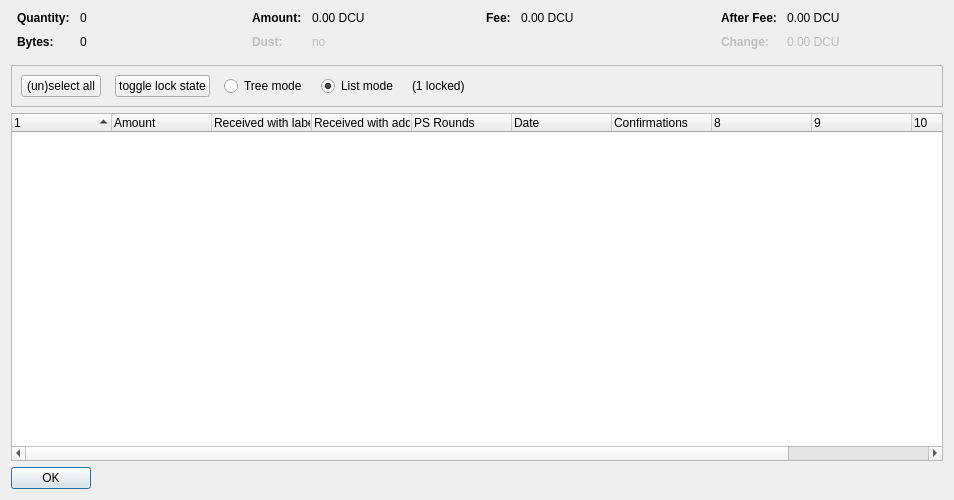
<?xml version="1.0" encoding="UTF-8"?>
<ui version="4.0">
 <class>CoinControlDialog</class>
 <widget class="QDialog" name="CoinControlDialog">
  <property name="geometry">
   <rect>
    <x>0</x>
    <y>0</y>
    <width>954</width>
    <height>500</height>
   </rect>
  </property>
  <property name="windowTitle">
   <string>Coin Selection</string>
  </property>
  <layout class="QVBoxLayout" name="verticalLayout">
   <item>
    <layout class="QHBoxLayout" name="horizontalLayoutTop" stretch="0,0,0,0">
     <property name="topMargin">
      <number>0</number>
     </property>
     <property name="bottomMargin">
      <number>10</number>
     </property>
     <item>
      <layout class="QFormLayout" name="formLayoutCoinControl1">
       <property name="horizontalSpacing">
        <number>10</number>
       </property>
       <property name="verticalSpacing">
        <number>10</number>
       </property>
       <property name="leftMargin">
        <number>6</number>
       </property>
       <property name="rightMargin">
        <number>6</number>
       </property>
       <item row="0" column="0">
        <widget class="QLabel" name="labelCoinControlQuantityText">
         <property name="font">
          <font>
           <weight>75</weight>
           <bold>true</bold>
          </font>
         </property>
         <property name="text">
          <string>Quantity:</string>
         </property>
        </widget>
       </item>
       <item row="0" column="1">
        <widget class="QLabel" name="labelCoinControlQuantity">
         <property name="cursor">
          <cursorShape>IBeamCursor</cursorShape>
         </property>
         <property name="contextMenuPolicy">
          <enum>Qt::ActionsContextMenu</enum>
         </property>
         <property name="text">
          <string notr="true">0</string>
         </property>
         <property name="textInteractionFlags">
          <set>Qt::LinksAccessibleByMouse|Qt::TextSelectableByKeyboard|Qt::TextSelectableByMouse</set>
         </property>
        </widget>
       </item>
       <item row="1" column="0">
        <widget class="QLabel" name="labelCoinControlBytesText">
         <property name="font">
          <font>
           <weight>75</weight>
           <bold>true</bold>
          </font>
         </property>
         <property name="text">
          <string>Bytes:</string>
         </property>
        </widget>
       </item>
       <item row="1" column="1">
        <widget class="QLabel" name="labelCoinControlBytes">
         <property name="cursor">
          <cursorShape>IBeamCursor</cursorShape>
         </property>
         <property name="contextMenuPolicy">
          <enum>Qt::ActionsContextMenu</enum>
         </property>
         <property name="text">
          <string notr="true">0</string>
         </property>
         <property name="textInteractionFlags">
          <set>Qt::LinksAccessibleByMouse|Qt::TextSelectableByKeyboard|Qt::TextSelectableByMouse</set>
         </property>
        </widget>
       </item>
      </layout>
     </item>
     <item>
      <layout class="QFormLayout" name="formLayoutCoinControl2">
       <property name="horizontalSpacing">
        <number>10</number>
       </property>
       <property name="verticalSpacing">
        <number>10</number>
       </property>
       <property name="leftMargin">
        <number>6</number>
       </property>
       <property name="rightMargin">
        <number>6</number>
       </property>
       <item row="0" column="0">
        <widget class="QLabel" name="labelCoinControlAmountText">
         <property name="font">
          <font>
           <weight>75</weight>
           <bold>true</bold>
          </font>
         </property>
         <property name="text">
          <string>Amount:</string>
         </property>
        </widget>
       </item>
       <item row="0" column="1">
        <widget class="QLabel" name="labelCoinControlAmount">
         <property name="cursor">
          <cursorShape>IBeamCursor</cursorShape>
         </property>
         <property name="contextMenuPolicy">
          <enum>Qt::ActionsContextMenu</enum>
         </property>
         <property name="text">
          <string notr="true">0.00 DCU</string>
         </property>
         <property name="textInteractionFlags">
          <set>Qt::LinksAccessibleByMouse|Qt::TextSelectableByKeyboard|Qt::TextSelectableByMouse</set>
         </property>
        </widget>
       </item>
       <item row="1" column="0">
        <widget class="QLabel" name="labelCoinControlLowOutputText">
         <property name="enabled">
          <bool>false</bool>
         </property>
         <property name="font">
          <font>
           <weight>75</weight>
           <bold>true</bold>
          </font>
         </property>
         <property name="text">
          <string>Dust:</string>
         </property>
        </widget>
       </item>
       <item row="1" column="1">
        <widget class="QLabel" name="labelCoinControlLowOutput">
         <property name="enabled">
          <bool>false</bool>
         </property>
         <property name="cursor">
          <cursorShape>IBeamCursor</cursorShape>
         </property>
         <property name="contextMenuPolicy">
          <enum>Qt::ActionsContextMenu</enum>
         </property>
         <property name="text">
          <string notr="true">no</string>
         </property>
         <property name="textInteractionFlags">
          <set>Qt::LinksAccessibleByMouse|Qt::TextSelectableByKeyboard|Qt::TextSelectableByMouse</set>
         </property>
        </widget>
       </item>
      </layout>
     </item>
     <item>
      <layout class="QFormLayout" name="formLayoutCoinControl3">
       <property name="horizontalSpacing">
        <number>10</number>
       </property>
       <property name="verticalSpacing">
        <number>10</number>
       </property>
       <property name="leftMargin">
        <number>6</number>
       </property>
       <property name="rightMargin">
        <number>6</number>
       </property>
       <item row="0" column="0">
        <widget class="QLabel" name="labelCoinControlFeeText">
         <property name="font">
          <font>
           <weight>75</weight>
           <bold>true</bold>
          </font>
         </property>
         <property name="text">
          <string>Fee:</string>
         </property>
        </widget>
       </item>
       <item row="0" column="1">
        <widget class="QLabel" name="labelCoinControlFee">
         <property name="cursor">
          <cursorShape>IBeamCursor</cursorShape>
         </property>
         <property name="contextMenuPolicy">
          <enum>Qt::ActionsContextMenu</enum>
         </property>
         <property name="text">
          <string notr="true">0.00 DCU</string>
         </property>
         <property name="textInteractionFlags">
          <set>Qt::LinksAccessibleByMouse|Qt::TextSelectableByKeyboard|Qt::TextSelectableByMouse</set>
         </property>
        </widget>
       </item>
      </layout>
     </item>
     <item>
      <layout class="QFormLayout" name="formLayoutCoinControl4">
       <property name="horizontalSpacing">
        <number>10</number>
       </property>
       <property name="verticalSpacing">
        <number>10</number>
       </property>
       <property name="leftMargin">
        <number>6</number>
       </property>
       <property name="rightMargin">
        <number>6</number>
       </property>
       <item row="0" column="0">
        <widget class="QLabel" name="labelCoinControlAfterFeeText">
         <property name="font">
          <font>
           <weight>75</weight>
           <bold>true</bold>
          </font>
         </property>
         <property name="text">
          <string>After Fee:</string>
         </property>
        </widget>
       </item>
       <item row="0" column="1">
        <widget class="QLabel" name="labelCoinControlAfterFee">
         <property name="cursor">
          <cursorShape>IBeamCursor</cursorShape>
         </property>
         <property name="contextMenuPolicy">
          <enum>Qt::ActionsContextMenu</enum>
         </property>
         <property name="text">
          <string notr="true">0.00 DCU</string>
         </property>
         <property name="textInteractionFlags">
          <set>Qt::LinksAccessibleByMouse|Qt::TextSelectableByKeyboard|Qt::TextSelectableByMouse</set>
         </property>
        </widget>
       </item>
       <item row="1" column="0">
        <widget class="QLabel" name="labelCoinControlChangeText">
         <property name="enabled">
          <bool>false</bool>
         </property>
         <property name="font">
          <font>
           <weight>75</weight>
           <bold>true</bold>
          </font>
         </property>
         <property name="text">
          <string>Change:</string>
         </property>
        </widget>
       </item>
       <item row="1" column="1">
        <widget class="QLabel" name="labelCoinControlChange">
         <property name="enabled">
          <bool>false</bool>
         </property>
         <property name="cursor">
          <cursorShape>IBeamCursor</cursorShape>
         </property>
         <property name="contextMenuPolicy">
          <enum>Qt::ActionsContextMenu</enum>
         </property>
         <property name="text">
          <string notr="true">0.00 DCU</string>
         </property>
         <property name="textInteractionFlags">
          <set>Qt::LinksAccessibleByMouse|Qt::TextSelectableByKeyboard|Qt::TextSelectableByMouse</set>
         </property>
        </widget>
       </item>
      </layout>
     </item>
    </layout>
   </item>
   <item>
    <widget class="QFrame" name="frame">
     <property name="minimumSize">
      <size>
       <width>0</width>
       <height>40</height>
      </size>
     </property>
     <property name="frameShape">
      <enum>QFrame::StyledPanel</enum>
     </property>
     <property name="frameShadow">
      <enum>QFrame::Sunken</enum>
     </property>
     <layout class="QHBoxLayout" name="horizontalLayout">
      <item>
       <layout class="QHBoxLayout" name="horizontalLayoutPanel" stretch="0,0,0,0,0,0">
        <property name="spacing">
         <number>14</number>
        </property>
        <item>
         <widget class="QPushButton" name="pushButtonSelectAll">
          <property name="sizePolicy">
           <sizepolicy hsizetype="Maximum" vsizetype="Fixed">
            <horstretch>0</horstretch>
            <verstretch>0</verstretch>
           </sizepolicy>
          </property>
          <property name="text">
           <string>(un)select all</string>
          </property>
          <property name="autoDefault">
           <bool>false</bool>
          </property>
         </widget>
        </item>
        <item>
         <widget class="QPushButton" name="pushButtonToggleLock">
          <property name="sizePolicy">
           <sizepolicy hsizetype="Maximum" vsizetype="Fixed">
            <horstretch>0</horstretch>
            <verstretch>0</verstretch>
           </sizepolicy>
          </property>
          <property name="text">
           <string>toggle lock state</string>
          </property>
          <property name="autoDefault">
           <bool>false</bool>
          </property>
         </widget>
        </item>
        <item>
         <widget class="QRadioButton" name="radioTreeMode">
          <property name="sizePolicy">
           <sizepolicy hsizetype="Maximum" vsizetype="Fixed">
            <horstretch>0</horstretch>
            <verstretch>0</verstretch>
           </sizepolicy>
          </property>
          <property name="text">
           <string>Tree mode</string>
          </property>
         </widget>
        </item>
        <item>
         <widget class="QRadioButton" name="radioListMode">
          <property name="sizePolicy">
           <sizepolicy hsizetype="Maximum" vsizetype="Fixed">
            <horstretch>0</horstretch>
            <verstretch>0</verstretch>
           </sizepolicy>
          </property>
          <property name="text">
           <string>List mode</string>
          </property>
          <property name="checked">
           <bool>true</bool>
          </property>
         </widget>
        </item>
        <item>
         <widget class="QLabel" name="labelLocked">
          <property name="text">
           <string>(1 locked)</string>
          </property>
         </widget>
        </item>
        <item>
         <spacer name="horizontalSpacer">
          <property name="orientation">
           <enum>Qt::Horizontal</enum>
          </property>
          <property name="sizeHint" stdset="0">
           <size>
            <width>40</width>
            <height>20</height>
           </size>
          </property>
         </spacer>
        </item>
       </layout>
      </item>
     </layout>
    </widget>
   </item>
   <item>
    <widget class="CoinControlTreeWidget" name="treeWidget">
     <property name="contextMenuPolicy">
      <enum>Qt::CustomContextMenu</enum>
     </property>
     <property name="sortingEnabled">
      <bool>false</bool>
     </property>
     <property name="columnCount">
      <number>11</number>
     </property>
     <attribute name="headerShowSortIndicator" stdset="0">
      <bool>true</bool>
     </attribute>
     <attribute name="headerStretchLastSection">
      <bool>false</bool>
     </attribute>
     <column>
      <property name="text">
       <string/>
      </property>
     </column>
     <column>
      <property name="text">
       <string>Amount</string>
      </property>
     </column>
     <column>
      <property name="text">
       <string>Received with label</string>
      </property>
     </column>
     <column>
      <property name="text">
       <string>Received with address</string>
      </property>
     </column>
     <column>
      <property name="text">
       <string>PS Rounds</string>
      </property>
     </column>
     <column>
      <property name="text">
       <string>Date</string>
      </property>
     </column>
     <column>
      <property name="text">
       <string>Confirmations</string>
      </property>
      <property name="toolTip">
       <string>Confirmed</string>
      </property>
     </column>
     <column>
      <property name="text">
       <string/>
      </property>
     </column>
     <column>
      <property name="text">
       <string/>
      </property>
     </column>
     <column>
      <property name="text">
       <string/>
      </property>
     </column>
     <column>
      <property name="text">
       <string/>
      </property>
     </column>
    </widget>
   </item>
   <item>
    <widget class="QDialogButtonBox" name="buttonBox">
     <property name="sizePolicy">
      <sizepolicy hsizetype="Maximum" vsizetype="Fixed">
       <horstretch>0</horstretch>
       <verstretch>0</verstretch>
      </sizepolicy>
     </property>
     <property name="orientation">
      <enum>Qt::Horizontal</enum>
     </property>
     <property name="standardButtons">
      <set>QDialogButtonBox::Ok</set>
     </property>
    </widget>
   </item>
  </layout>
 </widget>
 <customwidgets>
  <customwidget>
   <class>CoinControlTreeWidget</class>
   <extends>QTreeWidget</extends>
   <header>coincontroltreewidget.h</header>
  </customwidget>
 </customwidgets>
 <resources/>
 <connections/>
</ui>
